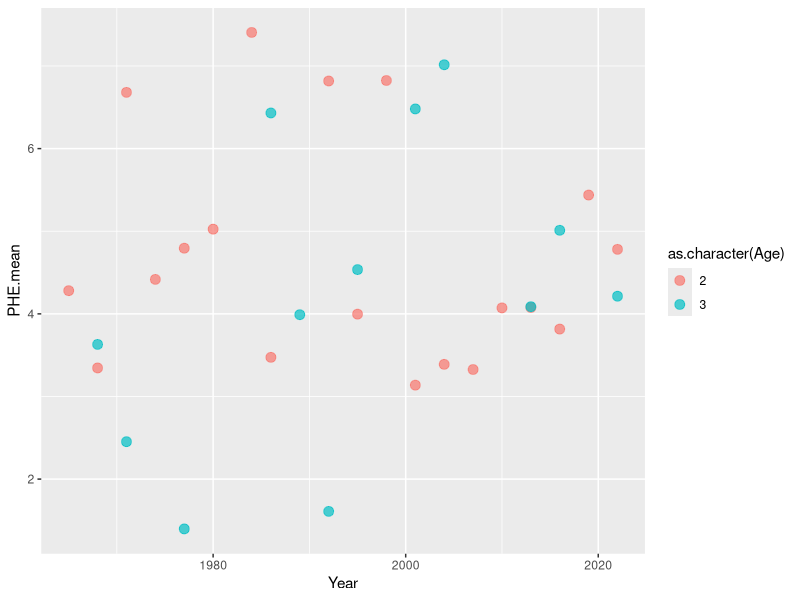
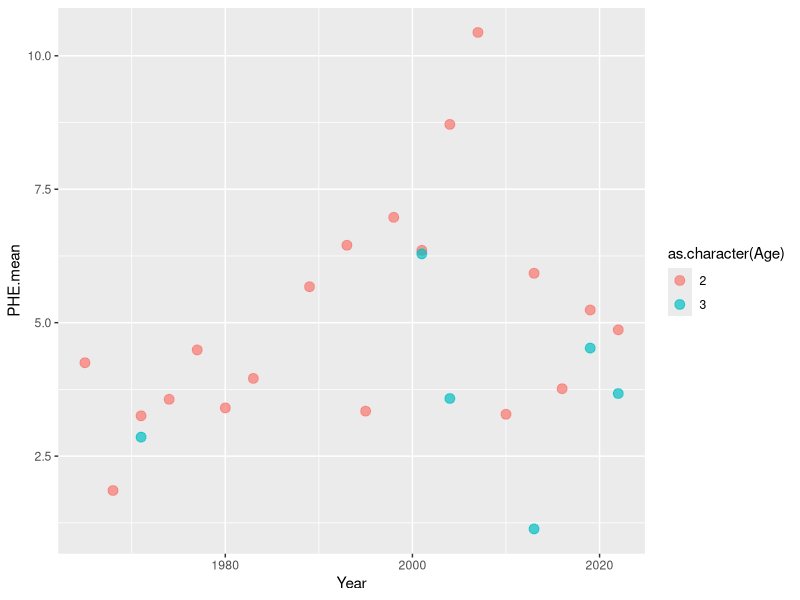
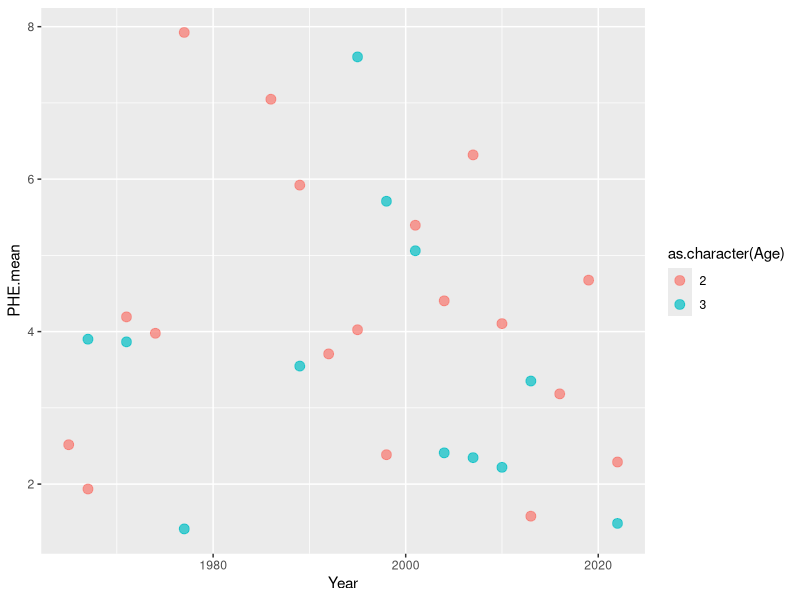
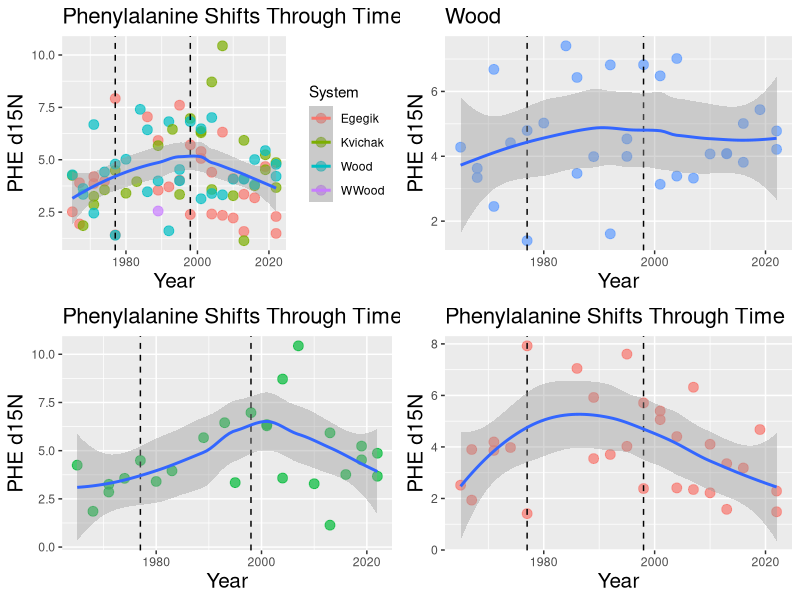
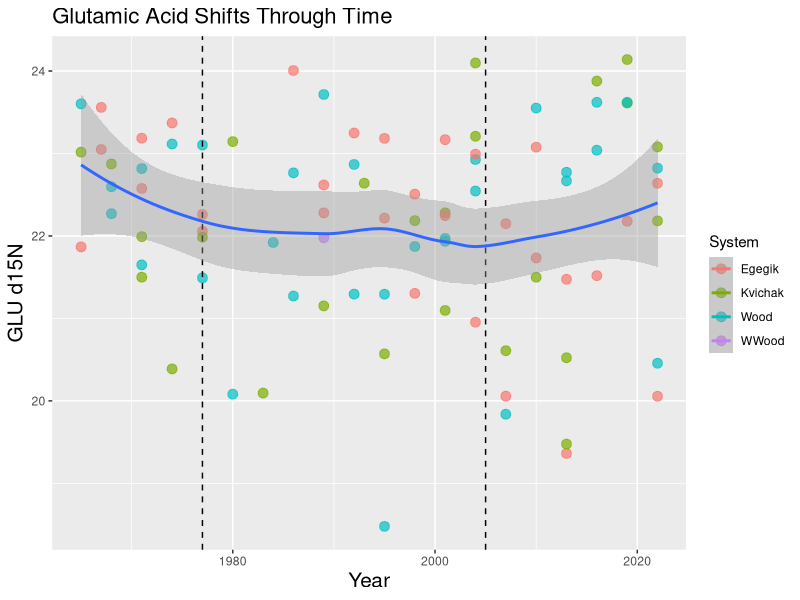
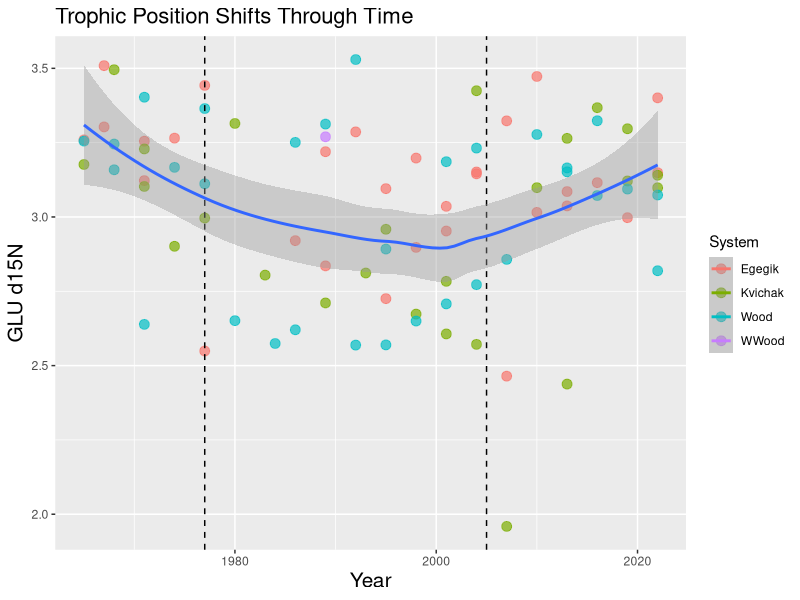

Write R code to recreate these figures, in order. (Note: this script raises an error after producing the figures.)
#this is an r script to do some basic data visualization of the cleaned data
#at this point the data should be drift corrected, compiled, and had all
#duplicates and replicates removed and averaged 

setwd("~/Documents/GitHub/CSIA_lab_work/data/final")

library(dplyr)
library(readr)
library(ggplot2)
library(ggpubr)

#read in the main data file
data <- read.csv(file="main.trophic.csv")

#scatter plot of year vs isotope signature
PHE.all <- ggplot(data = data, aes(Year, PHE.mean, color = System)) +
       geom_point(size = 3, alpha = 0.7)

Wood <- data[data$System =="Wood",]
Kvichak <- data[data$System =="Kvichak",]
Egegik <- data[data$System =="Egegik",]


#plots of age vs isotope sig in the different river systems 
ggplot(data = Wood, aes(Year, PHE.mean, color = as.character(Age))) +
  geom_point(size = 3, alpha = 0.7) 

ggplot(data = Kvichak, aes(Year, PHE.mean, color = as.character(Age))) +
  geom_point(size = 3, alpha = 0.7) 

ggplot(data = Egegik, aes(Year, PHE.mean, color = as.character(Age))) +
  geom_point(size = 3, alpha = 0.7) 


#main graphs with trend line
PHE.all <- ggplot(data = data, aes(x = Year, y = PHE.mean, color = System)) +
  geom_point(size = 3, alpha = 0.7) +
  labs(title = "Phenylalanine Shifts Through Time",
       x = "Year",
       y = "PHE d15N") +
  theme(axis.title = element_text(size = 15),
        plot.title = element_text(size=16)) +
  geom_vline(xintercept=1977, linetype ="dashed") +
  geom_vline(xintercept=1998, linetype ="dashed") +
  geom_smooth(aes(group=1)) 

PHE.W <- ggplot(data = Wood, aes(x = Year, y = PHE.mean)) +
  geom_point(size = 3, alpha = 0.7, color = "#619CFF") +
  labs(title = "Wood",
       x = "Year",
       y = "PHE d15N") +
  theme(axis.title = element_text(size = 15),
        plot.title = element_text(size=16)) +
  geom_vline(xintercept=1977, linetype ="dashed") +
  geom_vline(xintercept=1998, linetype ="dashed") +
  geom_smooth(aes(group=1)) 

PHE.K <- ggplot(data = Kvichak, aes(x = Year, y = PHE.mean)) +
  geom_point(size = 3, alpha = 0.7, color = "#00BA38") +
  labs(title = "Phenylalanine Shifts Through Time",
       x = "Year",
       y = "PHE d15N") +
  theme(axis.title = element_text(size = 15),
        plot.title = element_text(size=16)) +
  geom_vline(xintercept=1977, linetype ="dashed") +
  geom_vline(xintercept=1998, linetype ="dashed") +
  geom_smooth(aes(group=1)) 

PHE.E <- ggplot(data = Egegik, aes(x = Year, y = PHE.mean)) +
  geom_point(size = 3, alpha = 0.7, color = "#F8766D") +
  labs(title = "Phenylalanine Shifts Through Time",
       x = "Year",
       y = "PHE d15N") +
  theme(axis.title = element_text(size = 15),
        plot.title = element_text(size=16)) +
  geom_vline(xintercept=1977, linetype ="dashed") +
  geom_vline(xintercept=1998, linetype ="dashed") +
  geom_smooth(aes(group=1)) 

ggarrange(PHE.all, PHE.W, PHE.K, PHE.E)

ggplot(data = data, aes(x = Year, y = GLU.mean, color = System)) +
  geom_point(size = 3, alpha = 0.7) +
  labs(title = "Glutamic Acid Shifts Through Time",
       x = "Year",
       y = "GLU d15N") +
  theme(axis.title = element_text(size = 15),
        plot.title = element_text(size=16)) +
  geom_vline(xintercept=1977, linetype ="dashed") +
  geom_vline(xintercept=2005, linetype ="dashed") +
  geom_smooth(aes(group=1))

ggplot(data = data, aes(x = Year, y = Trophic.Position, color = System)) +
  geom_point(size = 3, alpha = 0.7) +
  labs(title = "Trophic Position Shifts Through Time",
       x = "Year",
       y = "GLU d15N") +
  theme(axis.title = element_text(size = 15),
        plot.title = element_text(size=16)) +
  geom_vline(xintercept=1977, linetype ="dashed") +
  geom_vline(xintercept=2005, linetype ="dashed") +
  geom_smooth(aes(group=1))


ggplot(data = data.age3, aes(Year, PHE.mean, color = System)) +
  geom_point(size = 3, alpha = 0.7) 

ggplot(data = data.age2, aes(Year, PHE.mean, color = System)) +
  geom_point(size = 3, alpha = 0.7) 

ggplot(data = data, aes(Year, GLU.mean, color = System)) +
  geom_point(size = 3, alpha = 0.7)


#age class histogram
ggplot(data=data, aes(x = Trophic.Position, color = as.factor(Age))) +
  geom_histogram(aes(y=..density..), colour="black", fill="white")+
  geom_density(alpha=.2, fill="red") 
                 
                 
